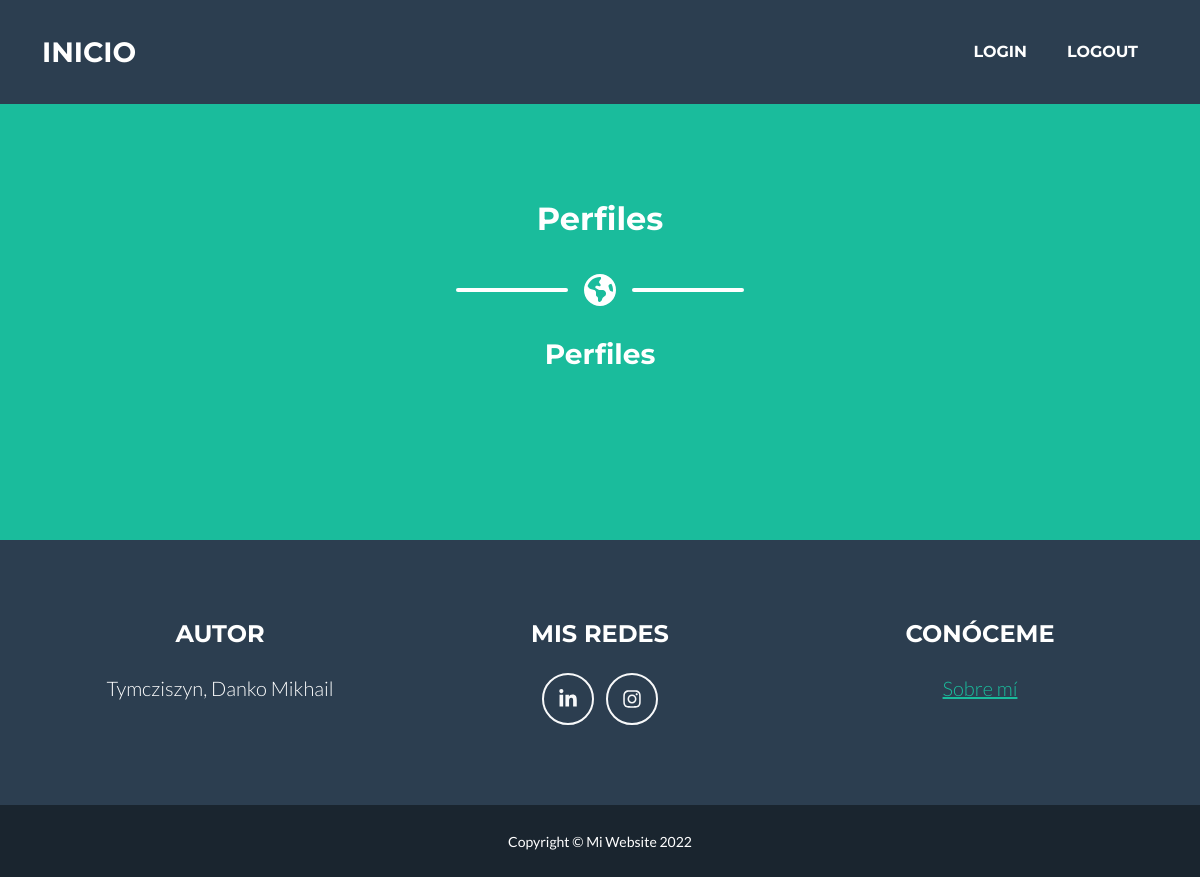
The page /AppCoder/pages/ on the database as committed earlier.
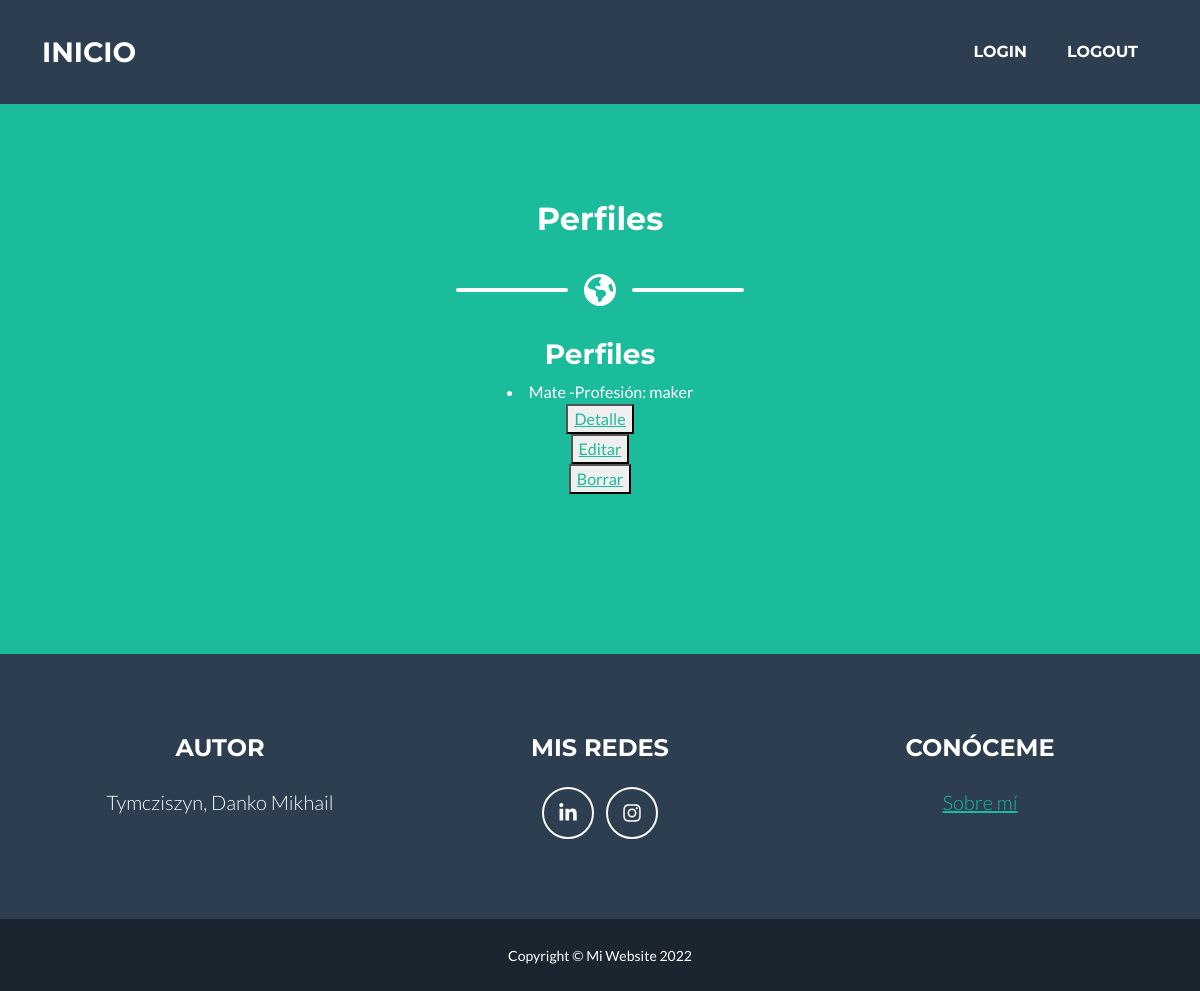
The same page on the database as committed later.
### AppCoder/models.py (models this page shows)
class Perfil(models.Model):
    nombre=models.CharField(max_length=15)          #nombre visible
    profesion=models.CharField(max_length=20)       #area laboral a la que pertenece
    descripcion=models.CharField(max_length=250)    #una auto presentación
    email=models.EmailField()
    def __str__(self) -> str:
        return self.nombre+" -Profesión: "+str(self.profesion)

### AppCoder/views.py (the view)
# urls.py: path('pages/', views.PerfilesList.as_view(), name="Perfiles_lista"),
class PerfilesList(ListView):
    model = Perfil
    template_name = "AppCoder/Perfiles_lista.html"

### AppCoder/templates/AppCoder/Perfiles_lista.html
{% extends "AppCoder/padre.html" %}
{% load static %}
{% block titulo %}
<h2>Perfiles</h2>
{% endblock%}
{% block contenidoQueCambia %}
<h3>Perfiles</h3>
{% for perfiles in object_list %}
    <li>{{perfiles}}</li>
    <button>
        <a href="{% url 'Perfiles_detalles' perfiles.id %}">Detalle</a>
    </button>
    <button>
        <a href="{% url 'Perfiles_editar' perfiles.id %}">Editar</a>
    </button>
    <button>
        <a href="{% url 'Perfiles_borrar' perfiles.id %}">Borrar</a>
    </button>
{% endfor %}
<br>
<br>
{% endblock %}

### AppCoder/templates/AppCoder/padre.html (shortened to what this page needs)
<!DOCTYPE html>
<html lang="en">
    <head>
        {% load static %}
        <link href="{% static 'AppCoder/css/styles.css' %}" rel="stylesheet" />
    </head>
    <body id="page-top">
        <nav class="navbar navbar-expand-lg bg-secondary text-uppercase fixed-top" id="mainNav">
            <div class="container">
                <a class="navbar-brand" href="/AppCoder/">Inicio</a>
                <div class="collapse navbar-collapse" id="navbarResponsive">
                    <ul class="navbar-nav ms-auto">
                        <li class="nav-item mx-0 mx-lg-1"><a class="nav-link py-3 px-0 px-lg-3 rounded" href="{% url 'login' %}">Login</a></li>
                        <li class="nav-item mx-0 mx-lg-1"><a class="nav-link py-3 px-0 px-lg-3 rounded" href="{% url 'logout' %}">logout</a></li>
                    </ul>
                </div>
            </div>
        </nav>
        <header class="masthead bg-primary text-white text-center">
            <div class="container d-flex align-items-center flex-column">
                <h1 class="masthead-heading text-uppercase mb-0">
                    {% block titulo %}
                    {% endblock%}
                </h1>
                <div class="divider-custom divider-light">
                    <div class="divider-custom-line"></div>
                    <div class="divider-custom-icon"><i class="fas fa-earth"></i></div>
                    <div class="divider-custom-line"></div>
                </div>
                <p class="masthead-subheading font-weight-light mb-0">
                    {% block contenidoQueCambia %}
                    {% endblock%}
                </p>
            </div>
        </header>
        <footer class="footer text-center">
            <div class="container">
                <div class="row">
                    <div class="col-lg-4 mb-5 mb-lg-0">
                        <h4 class="text-uppercase mb-4">Autor</h4>
                        <p class="lead mb-0">
                            Tymcziszyn, Danko Mikhail
                            <br />
                        </p>
                    </div>
                    <div class="col-lg-4 mb-5 mb-lg-0">
                        <h4 class="text-uppercase mb-4">Mis Redes</h4>
                        <a class="btn btn-outline-light btn-social mx-1" href="https://www.linkedin.com/in/tymcziszyn-danko/"><i class="fab fa-fw fa-linkedin-in"></i></a>
                        <a class="btn btn-outline-light btn-social mx-1" href="https://l.facebook.com/l.php?u=https%3A%2F%2Fwww.instagram.com%2Fdankomt%3Ffbclid%3DIwAR2orNtBYzsS_aDAVsJw0OLuU09OnAbiUKVoYNhXVn6U2NLb2DyZTneEq5I&h=AT00lwBgElKAt4ZjuGZGaqrT6LfQwXZ5Hywac06yqtraZR0ozacJclsUqtMNr33lnOfRVN9G6XHWS2rs6dGKY5chphG9mxCFaNs2vRNPHT-JQpMH_LV3zDSJsk47EFLvaA6l"><i class="fab fa-fw fa-instagram"></i></a>
                    </div>
                    <div class="col-lg-4">
                        <h4 class="text-uppercase mb-4">Conóceme</h4>
                        <p class="lead mb-0">
                            <a href="{% url 'about' %}">Sobre mí</a>
                        </p>
                    </div>
                </div>
            </div>
        </footer>
        <div class="copyright py-4 text-center text-white">
            <div class="container"><small>Copyright &copy; Mi Website 2022</small></div>
        </div>
    </body>
</html>

Rows that differ between the two databases and show on the page:
added Perfil: nombre+profesion "Mate -Profesión: maker"
